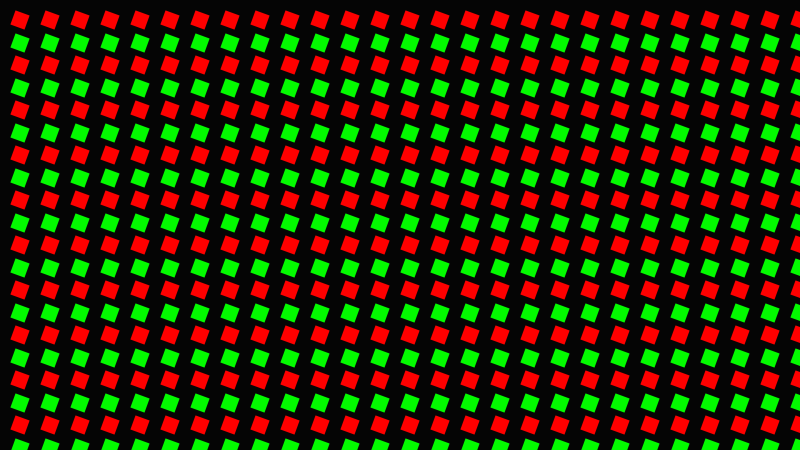
Frame 1 (no input)
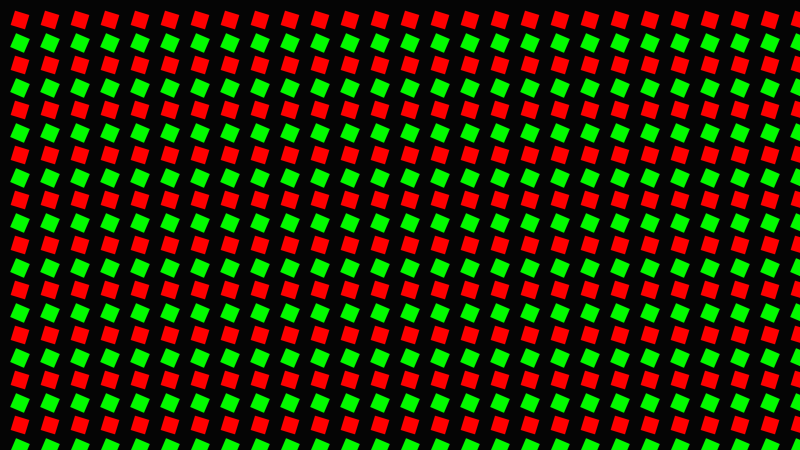
Frame 60 (the mouse pressed at the canvas centre just before this capture)
Frame 120 (the mouse held since frame 60 and released just before this capture): identical to frame 60, image omitted

The Processing sketch that drew these frames (run headless with seeded random() and noise(); from frame 60 on, the mouse is pressed at the canvas centre):

// Processing sketch: gridBox
// ── gridBox.pde
void setup()
{
  size(800,450);
  noStroke();
  rectMode(CENTER);
}

void draw()
{
 square(); 
 square2();
}
// ── square.pde
float rot1=20;

void square()
{
  background(#050505);
  fill(#FF0000);
  for (int _1x=20; _1x<=width; _1x+=30)
  {  
    for (int _1y=20; _1y<=height; _1y+=45)
    {
      pushMatrix();
      translate(_1x, _1y);
      rotate(radians(rot1));
      rect(0, 0, 15, 15);
      popMatrix();
    }
  }
  rot1 += 3;
}
// ── square2.pde
float rot2=20;
void square2 ()
{
  fill(#03FA00);
  for (int _2x=20; _2x<=width; _2x+=30)
  {  
    for (int _2y=43; _2y<=height; _2y+=45)
    {
      pushMatrix();
      translate(_2x, _2y);
      rotate(radians(rot2));
      rect(0, 0, 15, 15);
      popMatrix();
    }
  }
  rot2 -= 3;
}
